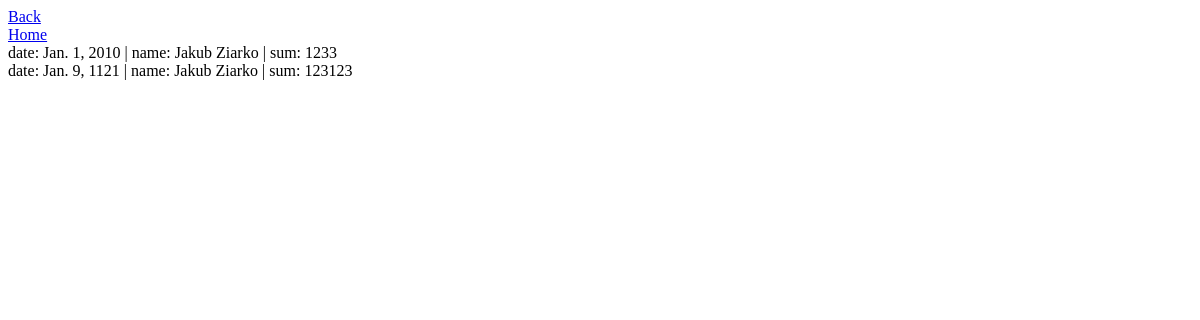
Before: /see_all_incomes.html with the older database file.
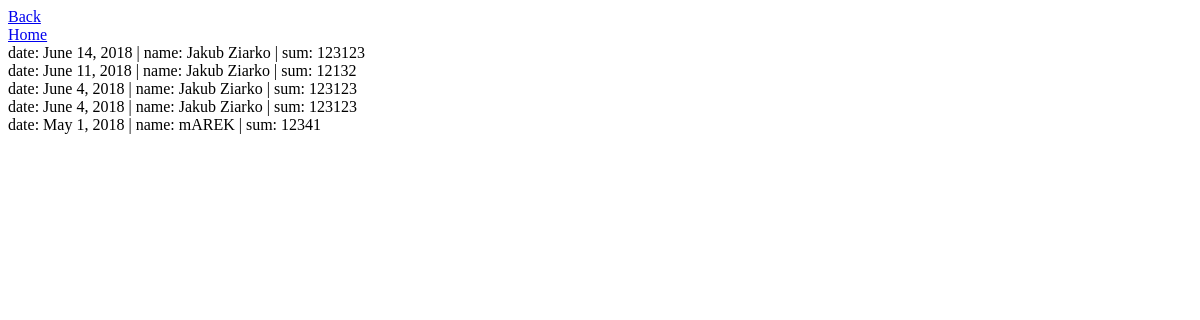
After: the same page with the newer database file.
### manager/models.py (models this page shows)
class Income(models.Model):
    sum = models.IntegerField(null=True)
    date = models.DateField(default=datetime.now, blank=True)
    name = models.CharField(max_length=50)

### manager/views.py (the view)
# urls.py: url(r'^see_all_incomes\.html', views.see_all_incomes),
def see_all_incomes(request):
    incomes = Income.objects.all().order_by('-date')
    return render(request, 'see_all_incomes.html', {'incomes': incomes})

### manager/templates/see_all_incomes.html (shortened to what this page needs)
<!DOCTYPE html>
<html>
    <head>
    </head>
    <body>
       <a href="/manage_incomes.html">Back</a><br>
       <a href="/">Home</a><br>
        {% for income in incomes %}
            date: {{ income.date }} | name: {{ income.name }} | sum: {{ income.sum }}  <br/>
        {% endfor %}
    </body>
</html>

Changed rows visible on the page:
changed Income: date "Jan. 1, 2010" → "June 14, 2018"; sum "1233" → "123123"
changed Income: date "Jan. 9, 1121" → "June 11, 2018"; sum "123123" → "12132"
added Income: date "June 4, 2018", name "Jakub Ziarko", sum "123123"
added Income: date "June 4, 2018", name "Jakub Ziarko", sum "123123"
added Income: date "May 1, 2018", name "mAREK", sum "12341"
